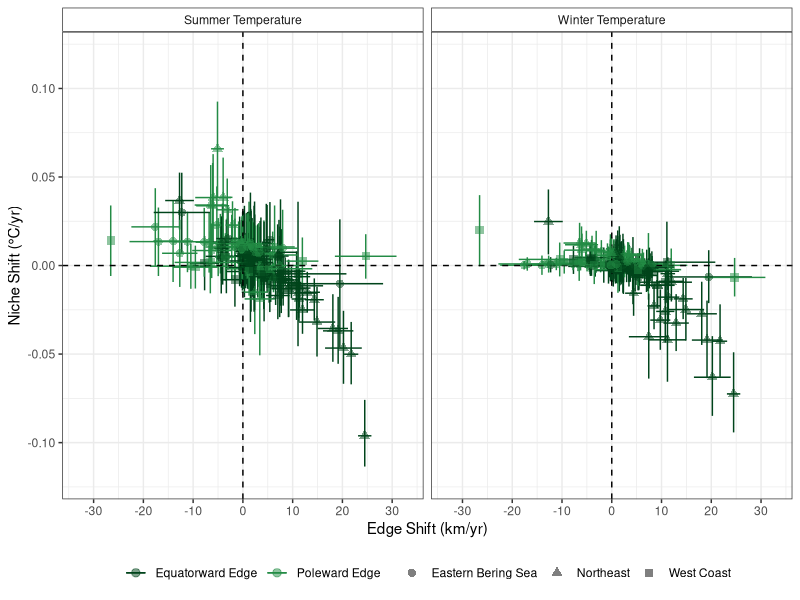

R code for this plot:
library(here)
library(tidyverse)


spp.bayes.edge.lm.df.summary <- read_csv(here("results","species_edge_shifts_vs_time.csv")) # edge shifts over time

spp.edge.niche.summary <- read_csv(here("results","species_bayes_niche_lm_summary.csv")) %>% # niche shifts over time
  rename('mean.niche'=mean,
         'median.niche' = median,
         'lower.niche' = lower,
         'upper.niche' = upper) %>% 
  left_join(spp.bayes.edge.lm.df.summary, by=c('species','region','quantile')) %>% 
  mutate(quantile = recode(quantile, "quantile_0.01"="Equatorward Edge","quantile_0.99"="Poleward Edge"),
         predicted.var = recode(predicted.var, "predict.sstmax" = "Summer Temperature", "predict.sstmin" = "Winter Temperature"),
         region = recode(region, "ebs" = "Eastern Bering Sea","wc" = 'West Coast','neus' = 'Northeast')
         )

gg.edge.niche.scatter <- spp.edge.niche.summary %>% 
  filter(!species=='merluccius albidus') %>% # eliminating one outlier that shifted >20 km/yr into summer temperatures that were 0.2 C/yr hotter!
  ggplot(aes(x=mean, y=mean.niche, xmin=lower, xmax=upper, ymin=lower.niche, ymax=upper.niche, color=quantile, fill=quantile, shape=region)) +
  scale_color_manual(values=c('#00441b','#238b45')) +
  scale_fill_manual(values=c('#00441b','#238b45')) +
  geom_errorbar() +
  geom_errorbarh() + 
  geom_hline(yintercept=0, color="black", linetype="dashed") +
  geom_vline(xintercept=0, color="black", linetype="dashed") +
  geom_point(size=2.5, alpha=0.5) +
  scale_x_continuous(limits=c(-33, 33), breaks=seq(-30, 30, 10)) +
  scale_y_continuous(limits = c(-.12, .12), breaks=seq(-.10, .10, .05)) + 
  facet_wrap(~predicted.var) +
  theme_bw() + 
  labs(x='Edge Shift (km/yr)', y = 'Niche Shift (°C/yr)') +
  theme(
    legend.position = "bottom",
    legend.spacing.x = unit(1.0, 'mm'),
    legend.title = element_blank(),
    strip.background =element_rect(fill="white")
  ) +
  NULL

ggsave(gg.edge.niche.scatter, filename=here("results","edge_vs_niche_shift_scatterplot.png"), width=110, units="mm", height=60, dpi=600, scale=1.5)
